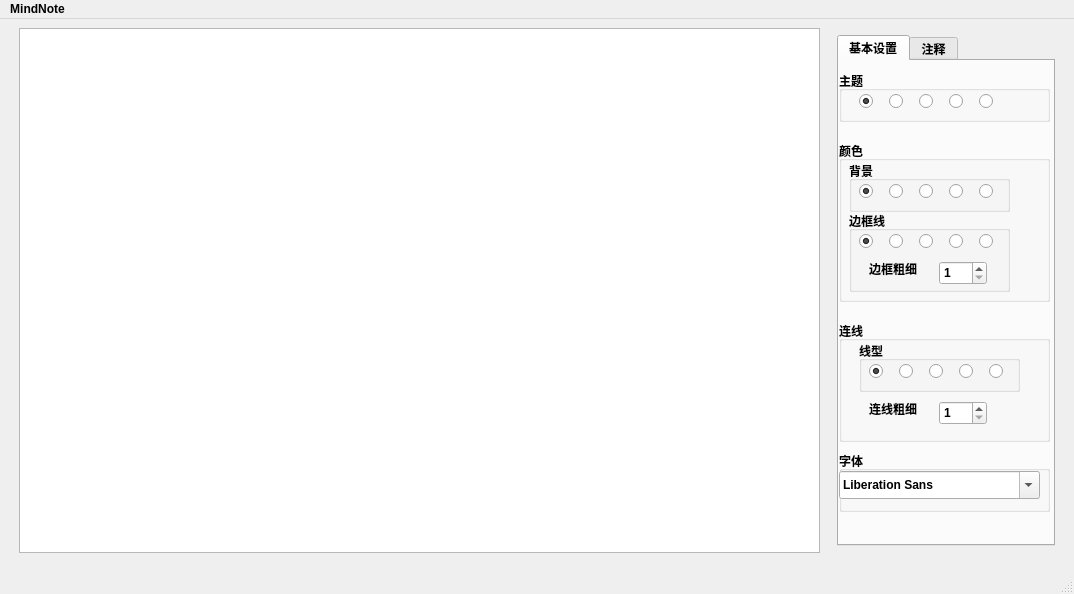
<?xml version="1.0" encoding="UTF-8"?>
<ui version="4.0">
 <class>MainWindow</class>
 <widget class="QMainWindow" name="MainWindow">
  <property name="geometry">
   <rect>
    <x>0</x>
    <y>0</y>
    <width>1074</width>
    <height>594</height>
   </rect>
  </property>
  <property name="sizePolicy">
   <sizepolicy hsizetype="Expanding" vsizetype="Expanding">
    <horstretch>0</horstretch>
    <verstretch>0</verstretch>
   </sizepolicy>
  </property>
  <property name="font">
   <font>
    <weight>75</weight>
    <bold>true</bold>
    <kerning>false</kerning>
   </font>
  </property>
  <property name="windowTitle">
   <string>MainWindow</string>
  </property>
  <property name="animated">
   <bool>false</bool>
  </property>
  <property name="documentMode">
   <bool>false</bool>
  </property>
  <property name="unifiedTitleAndToolBarOnMac">
   <bool>false</bool>
  </property>
  <widget class="QWidget" name="centralwidget">
   <layout class="QVBoxLayout" name="verticalLayout_2">
    <item>
     <layout class="QVBoxLayout" name="verticalLayout">
      <item>
       <layout class="QHBoxLayout" name="horizontalLayout">
        <property name="spacing">
         <number>4</number>
        </property>
        <property name="sizeConstraint">
         <enum>QLayout::SetDefaultConstraint</enum>
        </property>
        <item>
         <spacer name="horizontalSpacer_3">
          <property name="orientation">
           <enum>Qt::Horizontal</enum>
          </property>
          <property name="sizeType">
           <enum>QSizePolicy::Fixed</enum>
          </property>
          <property name="sizeHint" stdset="0">
           <size>
            <width>10</width>
            <height>10</height>
           </size>
          </property>
         </spacer>
        </item>
        <item>
         <widget class="QGraphicsView" name="graphicsView"/>
        </item>
        <item>
         <spacer name="horizontalSpacer">
          <property name="orientation">
           <enum>Qt::Horizontal</enum>
          </property>
          <property name="sizeType">
           <enum>QSizePolicy::Fixed</enum>
          </property>
          <property name="sizeHint" stdset="0">
           <size>
            <width>13</width>
            <height>20</height>
           </size>
          </property>
         </spacer>
        </item>
        <item>
         <widget class="QTabWidget" name="tabWidget">
          <property name="sizePolicy">
           <sizepolicy hsizetype="Fixed" vsizetype="Expanding">
            <horstretch>0</horstretch>
            <verstretch>0</verstretch>
           </sizepolicy>
          </property>
          <property name="minimumSize">
           <size>
            <width>218</width>
            <height>0</height>
           </size>
          </property>
          <property name="maximumSize">
           <size>
            <width>218</width>
            <height>511</height>
           </size>
          </property>
          <property name="currentIndex">
           <number>0</number>
          </property>
          <widget class="QWidget" name="tab">
           <attribute name="title">
            <string>基本设置</string>
           </attribute>
           <widget class="QGroupBox" name="Node">
            <property name="geometry">
             <rect>
              <x>0</x>
              <y>80</y>
              <width>211</width>
              <height>161</height>
             </rect>
            </property>
            <property name="title">
             <string>颜色</string>
            </property>
            <widget class="QGroupBox" name="g_back">
             <property name="geometry">
              <rect>
               <x>10</x>
               <y>20</y>
               <width>161</width>
               <height>51</height>
              </rect>
             </property>
             <property name="title">
              <string>背景</string>
             </property>
             <widget class="QRadioButton" name="bt_back_5">
              <property name="geometry">
               <rect>
                <x>130</x>
                <y>20</y>
                <width>21</width>
                <height>20</height>
               </rect>
              </property>
              <property name="text">
               <string/>
              </property>
             </widget>
             <widget class="QRadioButton" name="bt_back_1">
              <property name="geometry">
               <rect>
                <x>10</x>
                <y>20</y>
                <width>21</width>
                <height>20</height>
               </rect>
              </property>
              <property name="acceptDrops">
               <bool>false</bool>
              </property>
              <property name="text">
               <string/>
              </property>
              <property name="checked">
               <bool>true</bool>
              </property>
             </widget>
             <widget class="QRadioButton" name="bt_back_4">
              <property name="geometry">
               <rect>
                <x>70</x>
                <y>20</y>
                <width>21</width>
                <height>20</height>
               </rect>
              </property>
              <property name="text">
               <string/>
              </property>
             </widget>
             <widget class="QRadioButton" name="bt_back_2">
              <property name="geometry">
               <rect>
                <x>40</x>
                <y>20</y>
                <width>21</width>
                <height>20</height>
               </rect>
              </property>
              <property name="text">
               <string/>
              </property>
             </widget>
             <widget class="QRadioButton" name="bt_back_3">
              <property name="geometry">
               <rect>
                <x>100</x>
                <y>20</y>
                <width>21</width>
                <height>20</height>
               </rect>
              </property>
              <property name="text">
               <string/>
              </property>
             </widget>
            </widget>
            <widget class="QGroupBox" name="groupBox">
             <property name="geometry">
              <rect>
               <x>10</x>
               <y>70</y>
               <width>161</width>
               <height>81</height>
              </rect>
             </property>
             <property name="title">
              <string>边框线</string>
             </property>
             <widget class="QRadioButton" name="bt_line_5">
              <property name="geometry">
               <rect>
                <x>130</x>
                <y>20</y>
                <width>21</width>
                <height>20</height>
               </rect>
              </property>
              <property name="text">
               <string/>
              </property>
             </widget>
             <widget class="QRadioButton" name="bt_line_1">
              <property name="geometry">
               <rect>
                <x>10</x>
                <y>20</y>
                <width>21</width>
                <height>20</height>
               </rect>
              </property>
              <property name="acceptDrops">
               <bool>false</bool>
              </property>
              <property name="autoFillBackground">
               <bool>false</bool>
              </property>
              <property name="text">
               <string/>
              </property>
              <property name="checked">
               <bool>true</bool>
              </property>
             </widget>
             <widget class="QRadioButton" name="bt_line_3">
              <property name="geometry">
               <rect>
                <x>70</x>
                <y>20</y>
                <width>21</width>
                <height>20</height>
               </rect>
              </property>
              <property name="text">
               <string/>
              </property>
             </widget>
             <widget class="QRadioButton" name="bt_line_2">
              <property name="geometry">
               <rect>
                <x>40</x>
                <y>20</y>
                <width>21</width>
                <height>20</height>
               </rect>
              </property>
              <property name="text">
               <string/>
              </property>
             </widget>
             <widget class="QRadioButton" name="bt_line_4">
              <property name="geometry">
               <rect>
                <x>100</x>
                <y>20</y>
                <width>21</width>
                <height>20</height>
               </rect>
              </property>
              <property name="text">
               <string/>
              </property>
             </widget>
             <widget class="QSpinBox" name="BackDegree">
              <property name="geometry">
               <rect>
                <x>90</x>
                <y>50</y>
                <width>48</width>
                <height>24</height>
               </rect>
              </property>
              <property name="minimum">
               <number>1</number>
              </property>
              <property name="maximum">
               <number>6</number>
              </property>
             </widget>
             <widget class="QLabel" name="FrameDegree_Label">
              <property name="geometry">
               <rect>
                <x>20</x>
                <y>50</y>
                <width>60</width>
                <height>16</height>
               </rect>
              </property>
              <property name="text">
               <string>边框粗细</string>
              </property>
             </widget>
            </widget>
           </widget>
           <widget class="QGroupBox" name="Line">
            <property name="geometry">
             <rect>
              <x>0</x>
              <y>260</y>
              <width>211</width>
              <height>121</height>
             </rect>
            </property>
            <property name="title">
             <string>连线</string>
            </property>
            <widget class="QGroupBox" name="LineShape">
             <property name="geometry">
              <rect>
               <x>20</x>
               <y>20</y>
               <width>161</width>
               <height>51</height>
              </rect>
             </property>
             <property name="title">
              <string>线型</string>
             </property>
             <widget class="QRadioButton" name="bt_LineShape_5">
              <property name="geometry">
               <rect>
                <x>130</x>
                <y>20</y>
                <width>21</width>
                <height>20</height>
               </rect>
              </property>
              <property name="text">
               <string/>
              </property>
             </widget>
             <widget class="QRadioButton" name="bt_LineShape_1">
              <property name="geometry">
               <rect>
                <x>10</x>
                <y>20</y>
                <width>21</width>
                <height>20</height>
               </rect>
              </property>
              <property name="text">
               <string/>
              </property>
              <property name="checked">
               <bool>true</bool>
              </property>
             </widget>
             <widget class="QRadioButton" name="bt_LineShape_3">
              <property name="geometry">
               <rect>
                <x>70</x>
                <y>20</y>
                <width>21</width>
                <height>20</height>
               </rect>
              </property>
              <property name="text">
               <string/>
              </property>
             </widget>
             <widget class="QRadioButton" name="bt_LineShape_2">
              <property name="geometry">
               <rect>
                <x>40</x>
                <y>20</y>
                <width>21</width>
                <height>20</height>
               </rect>
              </property>
              <property name="text">
               <string/>
              </property>
             </widget>
             <widget class="QRadioButton" name="bt_LineShape_4">
              <property name="geometry">
               <rect>
                <x>100</x>
                <y>20</y>
                <width>21</width>
                <height>20</height>
               </rect>
              </property>
              <property name="text">
               <string/>
              </property>
             </widget>
            </widget>
            <widget class="QLabel" name="LineDegree">
             <property name="geometry">
              <rect>
               <x>30</x>
               <y>80</y>
               <width>60</width>
               <height>16</height>
              </rect>
             </property>
             <property name="text">
              <string>连线粗细</string>
             </property>
            </widget>
            <widget class="QSpinBox" name="LineDegree_2">
             <property name="geometry">
              <rect>
               <x>100</x>
               <y>80</y>
               <width>48</width>
               <height>24</height>
              </rect>
             </property>
             <property name="minimum">
              <number>1</number>
             </property>
             <property name="maximum">
              <number>3</number>
             </property>
            </widget>
           </widget>
           <widget class="QGroupBox" name="Font">
            <property name="geometry">
             <rect>
              <x>0</x>
              <y>390</y>
              <width>211</width>
              <height>61</height>
             </rect>
            </property>
            <property name="title">
             <string>字体</string>
            </property>
            <widget class="QFontComboBox" name="fontComboBox">
             <property name="geometry">
              <rect>
               <x>0</x>
               <y>20</y>
               <width>201</width>
               <height>28</height>
              </rect>
             </property>
            </widget>
           </widget>
           <widget class="QGroupBox" name="NodeShape_6">
            <property name="geometry">
             <rect>
              <x>0</x>
              <y>10</y>
              <width>211</width>
              <height>51</height>
             </rect>
            </property>
            <property name="title">
             <string>主题</string>
            </property>
            <widget class="QRadioButton" name="bt_theme_5">
             <property name="geometry">
              <rect>
               <x>140</x>
               <y>20</y>
               <width>21</width>
               <height>20</height>
              </rect>
             </property>
             <property name="toolTip">
              <string>&lt;html&gt;&lt;head/&gt;&lt;body&gt;&lt;p&gt;gay紫&lt;/p&gt;&lt;/body&gt;&lt;/html&gt;</string>
             </property>
             <property name="text">
              <string/>
             </property>
            </widget>
            <widget class="QRadioButton" name="bt_theme_1">
             <property name="geometry">
              <rect>
               <x>20</x>
               <y>20</y>
               <width>21</width>
               <height>20</height>
              </rect>
             </property>
             <property name="acceptDrops">
              <bool>false</bool>
             </property>
             <property name="toolTip">
              <string>&lt;html&gt;&lt;head/&gt;&lt;body&gt;&lt;p&gt;萤森&lt;/p&gt;&lt;/body&gt;&lt;/html&gt;</string>
             </property>
             <property name="text">
              <string/>
             </property>
             <property name="checked">
              <bool>true</bool>
             </property>
            </widget>
            <widget class="QRadioButton" name="bt_theme_3">
             <property name="geometry">
              <rect>
               <x>80</x>
               <y>20</y>
               <width>21</width>
               <height>20</height>
              </rect>
             </property>
             <property name="toolTip">
              <string>&lt;html&gt;&lt;head/&gt;&lt;body&gt;&lt;p&gt;水蓝&lt;/p&gt;&lt;/body&gt;&lt;/html&gt;</string>
             </property>
             <property name="text">
              <string/>
             </property>
            </widget>
            <widget class="QRadioButton" name="bt_theme_2">
             <property name="geometry">
              <rect>
               <x>50</x>
               <y>20</y>
               <width>21</width>
               <height>20</height>
              </rect>
             </property>
             <property name="toolTip">
              <string>&lt;html&gt;&lt;head/&gt;&lt;body&gt;&lt;p&gt;赤焰&lt;/p&gt;&lt;/body&gt;&lt;/html&gt;</string>
             </property>
             <property name="text">
              <string/>
             </property>
            </widget>
            <widget class="QRadioButton" name="bt_theme_4">
             <property name="geometry">
              <rect>
               <x>110</x>
               <y>20</y>
               <width>21</width>
               <height>20</height>
              </rect>
             </property>
             <property name="toolTip">
              <string>&lt;html&gt;&lt;head/&gt;&lt;body&gt;&lt;p&gt;暗金&lt;/p&gt;&lt;/body&gt;&lt;/html&gt;</string>
             </property>
             <property name="text">
              <string/>
             </property>
            </widget>
           </widget>
          </widget>
          <widget class="QWidget" name="tab_2">
           <attribute name="title">
            <string>注释</string>
           </attribute>
           <widget class="QGroupBox" name="annotation">
            <property name="geometry">
             <rect>
              <x>0</x>
              <y>10</y>
              <width>211</width>
              <height>191</height>
             </rect>
            </property>
            <property name="title">
             <string>注释</string>
            </property>
            <widget class="QTextEdit" name="annotationText">
             <property name="geometry">
              <rect>
               <x>10</x>
               <y>30</y>
               <width>191</width>
               <height>151</height>
              </rect>
             </property>
            </widget>
           </widget>
           <widget class="QTreeWidget" name="treeWidget">
            <property name="geometry">
             <rect>
              <x>20</x>
              <y>230</y>
              <width>191</width>
              <height>211</height>
             </rect>
            </property>
            <column>
             <property name="text">
              <string>MindNote</string>
             </property>
            </column>
           </widget>
          </widget>
         </widget>
        </item>
        <item>
         <spacer name="horizontalSpacer_2">
          <property name="orientation">
           <enum>Qt::Horizontal</enum>
          </property>
          <property name="sizeType">
           <enum>QSizePolicy::Fixed</enum>
          </property>
          <property name="sizeHint" stdset="0">
           <size>
            <width>10</width>
            <height>20</height>
           </size>
          </property>
         </spacer>
        </item>
       </layout>
      </item>
      <item>
       <spacer name="verticalSpacer_2">
        <property name="orientation">
         <enum>Qt::Vertical</enum>
        </property>
        <property name="sizeType">
         <enum>QSizePolicy::Fixed</enum>
        </property>
        <property name="sizeHint" stdset="0">
         <size>
          <width>10</width>
          <height>10</height>
         </size>
        </property>
       </spacer>
      </item>
     </layout>
    </item>
   </layout>
  </widget>
  <widget class="QMenuBar" name="menubar">
   <property name="geometry">
    <rect>
     <x>0</x>
     <y>0</y>
     <width>1074</width>
     <height>23</height>
    </rect>
   </property>
   <widget class="QMenu" name="menu_3">
    <property name="font">
     <font>
      <kerning>false</kerning>
     </font>
    </property>
    <property name="title">
     <string>MindNote</string>
    </property>
    <addaction name="separator"/>
    <addaction name="actionNewChildNode"/>
    <addaction name="actionDeleteNode"/>
    <addaction name="separator"/>
    <addaction name="actionSetting"/>
    <addaction name="separator"/>
    <addaction name="actionHelp"/>
    <addaction name="actionAbout"/>
    <addaction name="separator"/>
   </widget>
   <addaction name="menu_3"/>
  </widget>
  <widget class="QStatusBar" name="statusbar"/>
  <action name="actionCut">
   <property name="text">
    <string>剪切</string>
   </property>
   <property name="shortcut">
    <string>Ctrl+X</string>
   </property>
  </action>
  <action name="actionCopy">
   <property name="text">
    <string>拷贝</string>
   </property>
   <property name="toolTip">
    <string>拷贝</string>
   </property>
   <property name="shortcut">
    <string>Ctrl+C</string>
   </property>
  </action>
  <action name="actionPaste">
   <property name="text">
    <string>粘贴</string>
   </property>
   <property name="shortcut">
    <string>Ctrl+V</string>
   </property>
  </action>
  <action name="actionNewChildNode">
   <property name="text">
    <string>新建子节点</string>
   </property>
   <property name="shortcut">
    <string>Shift+Return</string>
   </property>
  </action>
  <action name="actionDeleteNode">
   <property name="text">
    <string>删除节点</string>
   </property>
   <property name="shortcut">
    <string>Del</string>
   </property>
  </action>
  <action name="actionReNew">
   <property name="text">
    <string>reNew</string>
   </property>
   <property name="shortcut">
    <string>Return</string>
   </property>
  </action>
  <action name="action_3">
   <property name="text">
    <string>About</string>
   </property>
  </action>
  <action name="actionShowText">
   <property name="checkable">
    <bool>true</bool>
   </property>
   <property name="checked">
    <bool>true</bool>
   </property>
   <property name="text">
    <string>设置</string>
   </property>
  </action>
  <action name="actionShowTree">
   <property name="checkable">
    <bool>true</bool>
   </property>
   <property name="text">
    <string>树状图</string>
   </property>
  </action>
  <action name="actionAbout">
   <property name="text">
    <string>About</string>
   </property>
  </action>
  <action name="actionHelp">
   <property name="text">
    <string>Help</string>
   </property>
   <property name="shortcut">
    <string>H</string>
   </property>
  </action>
  <action name="actionSetting">
   <property name="checkable">
    <bool>true</bool>
   </property>
   <property name="checked">
    <bool>true</bool>
   </property>
   <property name="text">
    <string>界面设置</string>
   </property>
  </action>
  <action name="actionNewNode">
   <property name="text">
    <string>新建结点</string>
   </property>
   <property name="shortcut">
    <string>N</string>
   </property>
  </action>
 </widget>
 <resources/>
 <connections/>
</ui>
